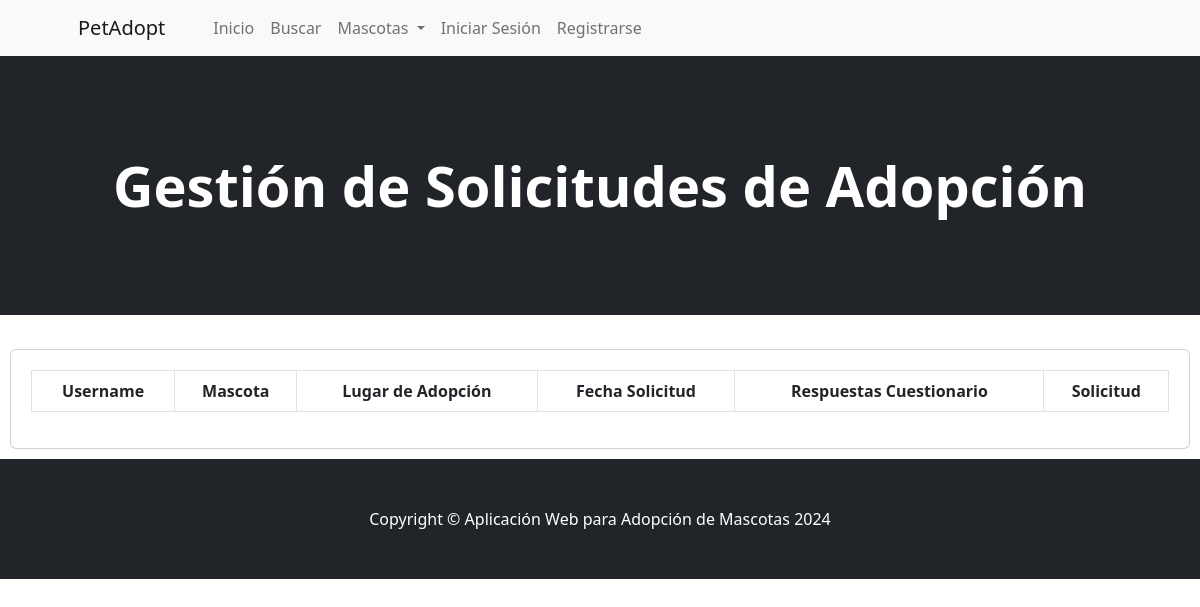
The app's page /gestionar-solicitudes/, older data.
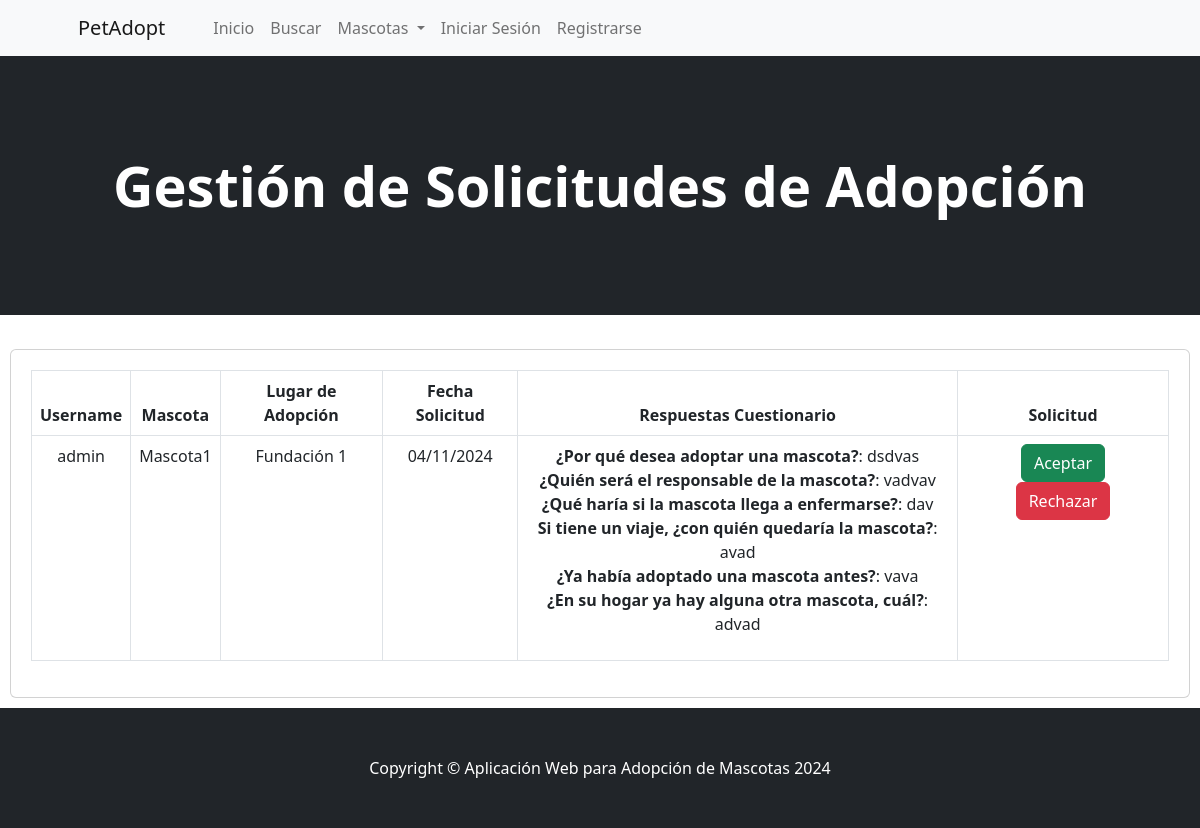
The same page, newer data.
### solicitud/models.py (models this page shows, shortened)
class SolicitudAdopcion(models.Model):
    ESTADOS = [
        ('aceptada', 'Aceptada'),
        ('rechazada', 'Rechazada'),
    ]
    usuario = models.ForeignKey(User, on_delete=models.CASCADE)
    mascota = models.ForeignKey(Mascota, on_delete=models.CASCADE)
    fecha_solicitud = models.DateTimeField(auto_now_add=True)
    estado = models.CharField(max_length=10, choices=ESTADOS, null=True)

class RespuestaSolicitud(models.Model):
    solicitud_adopcion = models.ForeignKey(SolicitudAdopcion, on_delete=models.CASCADE)
    pregunta = models.ForeignKey(Pregunta, on_delete=models.CASCADE)
    respuesta = models.CharField(max_length=500)

class Pregunta(models.Model):
    texto_preguntas = models.TextField()

### pag/models.py (models this page shows, shortened)
class Mascota(models.Model):
    name = models.CharField(max_length=50)
    tamano = models.CharField(max_length=10)
    tipo = models.ForeignKey(Tipo, on_delete=models.CASCADE, default=1)
    edad = models.CharField(max_length=10, default='', blank=True, null=False)
    sexo = models.CharField(max_length=10)
    descripcion = models.TextField(max_length=250, default='')
    lugar_adopcion = models.ForeignKey(LugarAdopcion, on_delete=models.CASCADE, null=False)
    image = models.ImageField(upload_to='uploads/mascota/')

class LugarAdopcion(models.Model):
    name = models.CharField(max_length=100)
    ubicacion = models.CharField(max_length=200)
    telefono = models.CharField(max_length=20)
    def __str__(self):
        return self.name
    class Meta:
        verbose_name_plural = 'Lugares de Adopcion'

### solicitud/views.py (the view, shortened to what this page needs)
# urls.py: path('gestionar-solicitudes/', GestionarSolicitudesView.as_view(), name='gestionar_solicitudes'),
class GestionarSolicitudesView(View):
    def get(self, request):
        solicitudes = SolicitudAdopcion.objects.filter(estado__isnull=True)
        return render(request, 'gestionar_solicitudes.html', {'solicitudes': solicitudes})

### solicitud/templates/gestionar_solicitudes.html (shortened to what this page needs)
{% extends 'base.html' %}
{% block content %}
<header class="bg-dark py-5">
    <div class="container px-4 px-lg-5 my-5">
        <div class="text-center text-white">
            <h1 class="display-4 fw-bolder">Gestión de Solicitudes de Adopción</h1>
        </div>
    </div>
</header>
<div class="container mt-4" style="max-width: 1600px; padding: 10px;">
    <div class="card" style="padding: 20px;">
        <table class="table table-bordered text-center">
            <thead class="thead-light">
                <tr>
                    <th>Username</th>
                    <th>Mascota</th>
                    <th>Lugar de Adopción</th>
                    <th>Fecha Solicitud</th>
                    <th>Respuestas Cuestionario</th>
                    <th>Solicitud</th>
                </tr>
            </thead>
            <tbody>
                {% for solicitud in solicitudes %}
                <tr>
                    <td>{{ solicitud.usuario.username }}</td>
                    <td>{{ solicitud.mascota.name }}</td>
                    <td>{{ solicitud.mascota.lugar_adopcion }}</td>
                    <td>{{ solicitud.fecha_solicitud|date:"d/m/Y" }}</td>
                    <td>
                        <ul class="list-unstyled">
                            {% for respuesta in solicitud.respuestasolicitud_set.all %}
                                <li><strong>{{ respuesta.pregunta.texto_preguntas }}</strong>: {{ respuesta.respuesta }}</li>
                            {% endfor %}
                        </ul>
                    </td>
                    <td>
                        <div class="d-flex justify-content-center">
                            <form method="post">
                                <button type="submit" name="accion" value="aceptar" class="btn btn-success mx-1">Aceptar</button>
                                <button type="submit" name="accion" value="rechazar" class="btn btn-danger mx-1">Rechazar</button>
                            </form>
                        </div>
                    </td>
                </tr>
                {% endfor %}
            </tbody>
        </table>
    </div>
</div>
{% endblock %}

Row changes from the older to the newer data that the page shows:
added SolicitudAdopcion: usuario.username "admin", mascota.name "Mascota1", mascota.lugar_adopcion "Fundación 1", fecha_solicitud "04/11/2024"
added RespuestaSolicitud: pregunta.texto_preguntas "¿Por qué desea adoptar una mascota?", respuesta "dsdvas"
added RespuestaSolicitud: pregunta.texto_preguntas "¿Quién será el responsable de la mascota?", respuesta "vadvav"
added RespuestaSolicitud: pregunta.texto_preguntas "¿Qué haría si la mascota llega a enfermarse?", respuesta "dav"
added RespuestaSolicitud: pregunta.texto_preguntas "Si tiene un viaje, ¿con quién quedaría la mascota?", respuesta "avad"
added RespuestaSolicitud: pregunta.texto_preguntas "¿Ya había adoptado una mascota antes?", respuesta "vava"
added RespuestaSolicitud: pregunta.texto_preguntas "¿En su hogar ya hay alguna otra mascota, cuál?", respuesta "advad"
